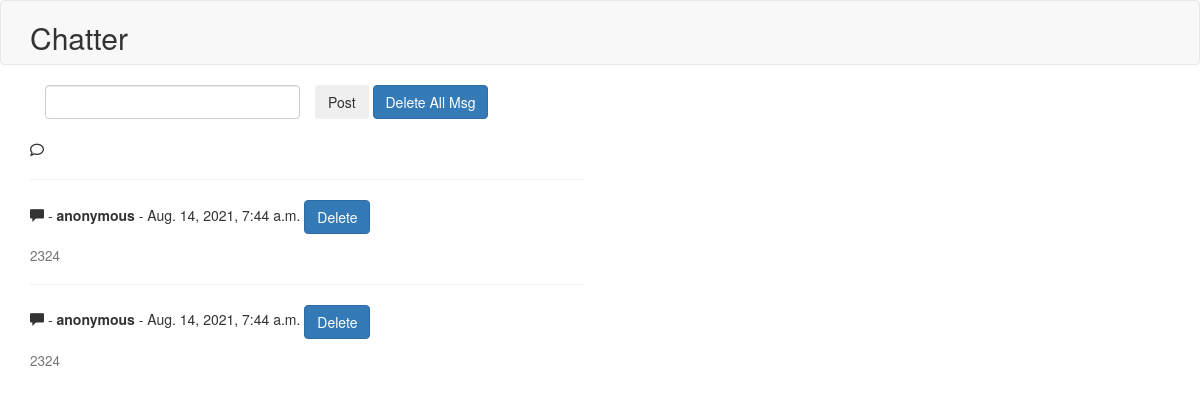
Page /chatter/chat-board/ on the earlier database version.
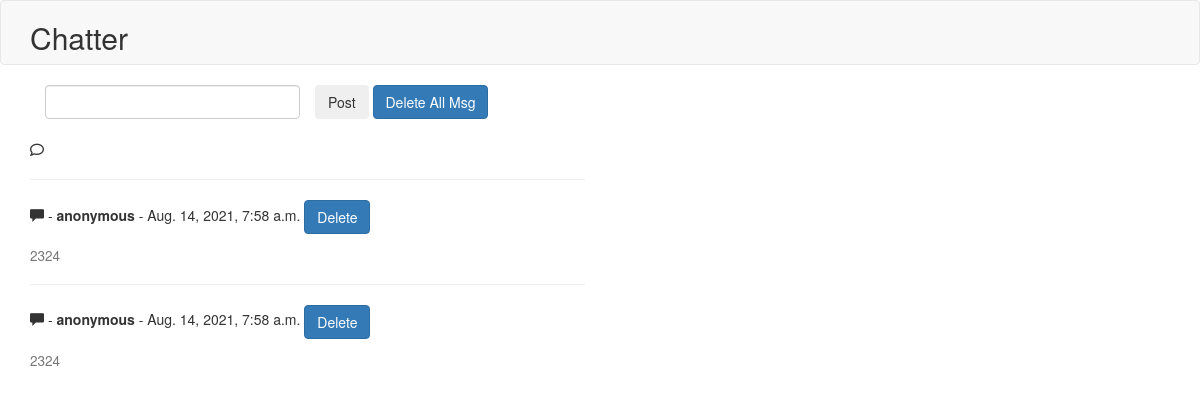
Same page on the later database version.
### board/models.py (models this page shows)
class Message(models.Model):
    text = models.CharField(max_length=30)
    time = models.DateTimeField(auto_now_add=True)
    source = models.GenericIPAddressField()

### board/views.py (the view)
# urls.py: path('chat-board/',views.get_chatboard,name='chat-board'),
def get_chatboard(request):
    message_list = Message.objects.all()
    ctx = {"message_list":message_list}
    return render(request, "message_list.html",ctx)

### templates/message_list.html (shortened to what this page needs)
<!DOCTYPE html>
<html lang="en">
<head>
  <link rel="stylesheet" href="https://maxcdn.bootstrapcdn.com/bootstrap/3.4.1/css/bootstrap.min.css">
</head>
<body>
    <nav class="navbar navbar-default">
        <div class="container">
          <div class="navbar-header">
           <h2>Chatter</h2>
          </div>
        </div>
      </nav>
<div class="container">
  <div class="row">
    <div class="col-md-12">
    <span>
        <form action="{% url 'post-message' %}" method="post">
            <div class="col-xs-3">
                <input class="form-control" id="message" type="text" name="message" required=True>
              </div>
            <button type="submit" class="btn">Post</button>
             <a id="deleteAllModal" class="btn btn-primary deleteAllModal" data-toggle="modal" value="test" data-target="#myModal" data-message_id={{message.pk}}>
              Delete All Msg
           </a>
        </form>
    </span>
    </div>
  </div>
  <div class="row">
    <div class="col-md-6">
    <ul class="list-group">
        <i class='far fa-comment'></i>
        {% for message in message_list %}
        <hr>
        <span>
       <span class="glyphicon glyphicon-comment" id="{{message.pk}}"></span> - <b> anonymous </b> - {{message.time}}  <a id="deleteModal" class="btn btn-primary deleteModal" data-toggle="modal" value="test" data-target="#myModal" data-message_id={{message.pk}}>
            Delete
         </a></span>
        <h4><small>{{message.text}}</small></h4>
        {% endfor %}
      </ul>
      </div>
  </div>
</div>
</body>
</html>

Differences in the rows shown:
removed Message: time "Aug. 14, 2021, 7:44 a.m.", text "2324"
removed Message: time "Aug. 14, 2021, 7:44 a.m.", text "2324"
added Message: time "Aug. 14, 2021, 7:58 a.m.", text "2324"
added Message: time "Aug. 14, 2021, 7:58 a.m.", text "2324"
